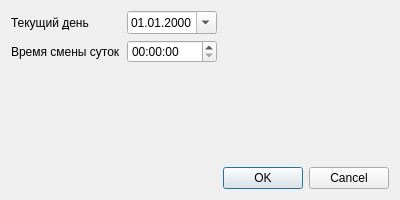
<?xml version="1.0" encoding="UTF-8"?>
<ui version="4.0">
 <class>ReportMovingB36SetupDialog</class>
 <widget class="QDialog" name="ReportMovingB36SetupDialog">
  <property name="geometry">
   <rect>
    <x>0</x>
    <y>0</y>
    <width>400</width>
    <height>200</height>
   </rect>
  </property>
  <property name="windowTitle">
   <string>Dialog</string>
  </property>
  <layout class="QGridLayout" name="gridLayout">
   <item row="0" column="0">
    <widget class="QLabel" name="lblDate">
     <property name="text">
      <string>Текущий &amp;день</string>
     </property>
     <property name="buddy">
      <cstring>edtDate</cstring>
     </property>
    </widget>
   </item>
   <item row="0" column="1">
    <widget class="CDateEdit" name="edtDate">
     <property name="sizePolicy">
      <sizepolicy hsizetype="Expanding" vsizetype="Fixed">
       <horstretch>0</horstretch>
       <verstretch>0</verstretch>
      </sizepolicy>
     </property>
     <property name="displayFormat">
      <string>dd.MM.yyyy</string>
     </property>
     <property name="calendarPopup">
      <bool>true</bool>
     </property>
    </widget>
   </item>
   <item row="0" column="2">
    <spacer name="horizontalSpacer">
     <property name="orientation">
      <enum>Qt::Horizontal</enum>
     </property>
     <property name="sizeHint" stdset="0">
      <size>
       <width>40</width>
       <height>20</height>
      </size>
     </property>
    </spacer>
   </item>
   <item row="1" column="0">
    <widget class="QLabel" name="lblBegTime">
     <property name="text">
      <string>Время смены суток</string>
     </property>
     <property name="buddy">
      <cstring>edtDate</cstring>
     </property>
    </widget>
   </item>
   <item row="1" column="1">
    <widget class="QTimeEdit" name="edtBegTime">
     <property name="sizePolicy">
      <sizepolicy hsizetype="Expanding" vsizetype="Fixed">
       <horstretch>0</horstretch>
       <verstretch>0</verstretch>
      </sizepolicy>
     </property>
    </widget>
   </item>
   <item row="2" column="0">
    <widget class="QLabel" name="lblEndDate">
     <property name="text">
      <string/>
     </property>
    </widget>
   </item>
   <item row="3" column="0">
    <spacer name="verticalSpacer">
     <property name="orientation">
      <enum>Qt::Vertical</enum>
     </property>
     <property name="sizeHint" stdset="0">
      <size>
       <width>20</width>
       <height>40</height>
      </size>
     </property>
    </spacer>
   </item>
   <item row="4" column="2">
    <widget class="QDialogButtonBox" name="buttonBox">
     <property name="orientation">
      <enum>Qt::Horizontal</enum>
     </property>
     <property name="standardButtons">
      <set>QDialogButtonBox::Cancel|QDialogButtonBox::Ok</set>
     </property>
    </widget>
   </item>
  </layout>
 </widget>
 <customwidgets>
  <customwidget>
   <class>CDateEdit</class>
   <extends>QDateEdit</extends>
   <header>library/DateEdit</header>
  </customwidget>
 </customwidgets>
 <resources/>
 <connections>
  <connection>
   <sender>buttonBox</sender>
   <signal>accepted()</signal>
   <receiver>ReportMovingB36SetupDialog</receiver>
   <slot>accept()</slot>
   <hints>
    <hint type="sourcelabel">
     <x>248</x>
     <y>254</y>
    </hint>
    <hint type="destinationlabel">
     <x>157</x>
     <y>274</y>
    </hint>
   </hints>
  </connection>
  <connection>
   <sender>buttonBox</sender>
   <signal>rejected()</signal>
   <receiver>ReportMovingB36SetupDialog</receiver>
   <slot>reject()</slot>
   <hints>
    <hint type="sourcelabel">
     <x>316</x>
     <y>260</y>
    </hint>
    <hint type="destinationlabel">
     <x>286</x>
     <y>274</y>
    </hint>
   </hints>
  </connection>
 </connections>
</ui>
